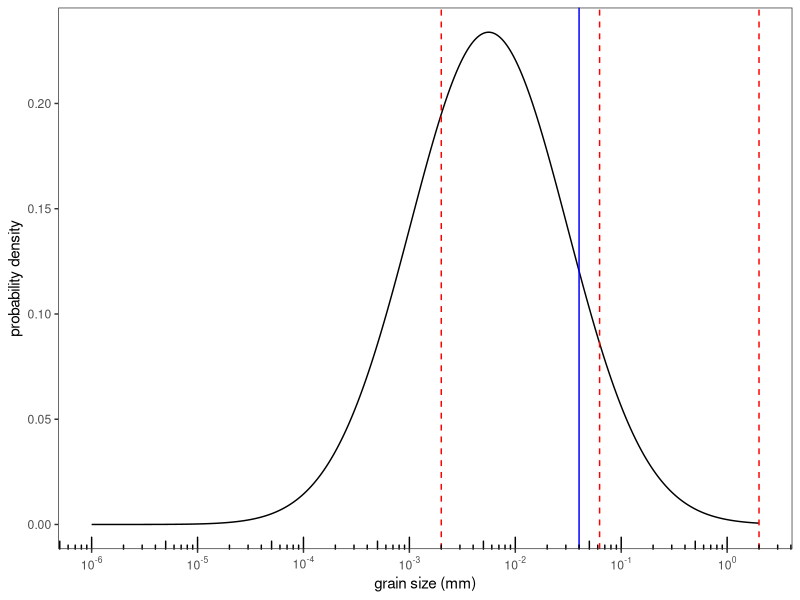

Write the R code that produced this figure.
#Script to generate log-normal distributed grain size distribution
#Written by: J. A. Nghiem
#Last edited: September 10, 2020

#Summary: This script generates a log-normal grain size distribution based on input distribution parameters.
#It creates grain size and concentration data in a user-specified number of grain size classes for input into sedimentation model.

#Load packages
library(dplyr)
library(data.table)
library(ggplot2)
library(here)

#Inputs
#Discretization parameters
nclass <- 28 #number of discrete grain size classes
grain_size_min <- 0.00002 #mm, lower grain size bound of smallest grain size class
grain_size_max <- 2 #mm, upper grain size bound of largest grain size class
#Set expectation and standard deviation of grain size distribution
ex <- 0.024 #mm, mean of distribution is 24 microns
sd <- 0.1 #mm, standard deviation of distribution is 100 microns
ssc <- 1 #total suspended sediment volumetric concentration (arbitrary for the dimensionless parameters of interest)
#ssc has units vol sediment/vol water; mass concentration is about 0.55 g/L (or kg/m^3) and divide by sediment density (assumed 2650 kg/m^3) to obtain ssc
#Path to csv file that will be created by the script
output_path <- here("Model", "parametric_gsd.csv")

#Calculations and processing below
var <- sd^2 #convert standard deviation to variance

#Calculate the log-normal distribution parameters (mu and sigma squared)
mu <- log(ex^2/sqrt(var+ex^2))
sgsq <- log((var/ex^2)+1)

#Generate a vector of grain sizes to evaluate the probability density
grain_sizes <- exp(seq(log(0.000001), log(2), length.out=1000)) #log-spaced from 10^-6 to 2 mm
#Create a data frame to calculate probability densities
gs_df <- data.frame(size=grain_sizes) %>%
  mutate(log_size=log(grain_sizes)) %>% #take the log of grain sizes
  mutate(density=dnorm(log_size, mean=mu, sd=sqrt(sgsq))) #log grain size is normally distributed

#Plot the grain size distribution in semilog space
ggplot(gs_df, aes(size, density))+
  geom_line()+
  #plot vertical lines to mark grain size transitions
  geom_vline(xintercept=c(0.002, 0.0625, 2), lty=2, col="red")+ #size classification of clay, silt, and sand
  geom_vline(xintercept=0.04, col="blue")+ #approximate floc threshold according to Lamb et al., 2020
  #make the horizontal axis log scale
  scale_x_log10(breaks=10^(-10:10), labels=scales::trans_format("log10", scales::math_format(10^.x)))+
  annotation_logticks(sides="b")+
  labs(x="grain size (mm)", y="probability density")+
  theme_bw()+
  theme(panel.grid=element_blank())

#Create data frame with discretized grain size classes and concentration partitioned into each class
#Generate log-spaced grain size bin boundaries
bbounds <- seq(log(grain_size_min), log(grain_size_max), length.out=nclass+1) #values in log space
lower <- bbounds[-length(bbounds)]; upper <- bbounds[-1]

discretized_df <- data.frame(lower, upper) %>%
  mutate(center=(lower+upper)/2) %>% #calculate bin centers as simple average of lower and upper bounds in log space
  mutate(frac=pnorm(upper, mean=mu, sd=sqrt(sgsq))-pnorm(lower, mean=mu, sd=sqrt(sgsq))) %>% #calculate the fraction in each bin
  mutate(frac=frac/sum(frac)) %>% #normalize fractions so that their sum is 1
  mutate(gsc=ssc*frac) %>% #partition total suspended sediment concentration into each grain size class
  mutate_at(vars("lower", "upper", "center"), exp) #take exponential of grain sizes to convert them back to mm

#Save grain size class data to a csv file
fwrite(discretized_df, output_path)
#Explanations of variables:
#lower: minimum grain size (mm) contained in a grain size class
#upper: maximum grain size (mm) contained in a grain size class
#center: representative grain size (mm) for a grain size class, calculated as the average of the lower and upper grain sizes in log space
#gsc: volumetric suspended sediment concentration in a grain size class
